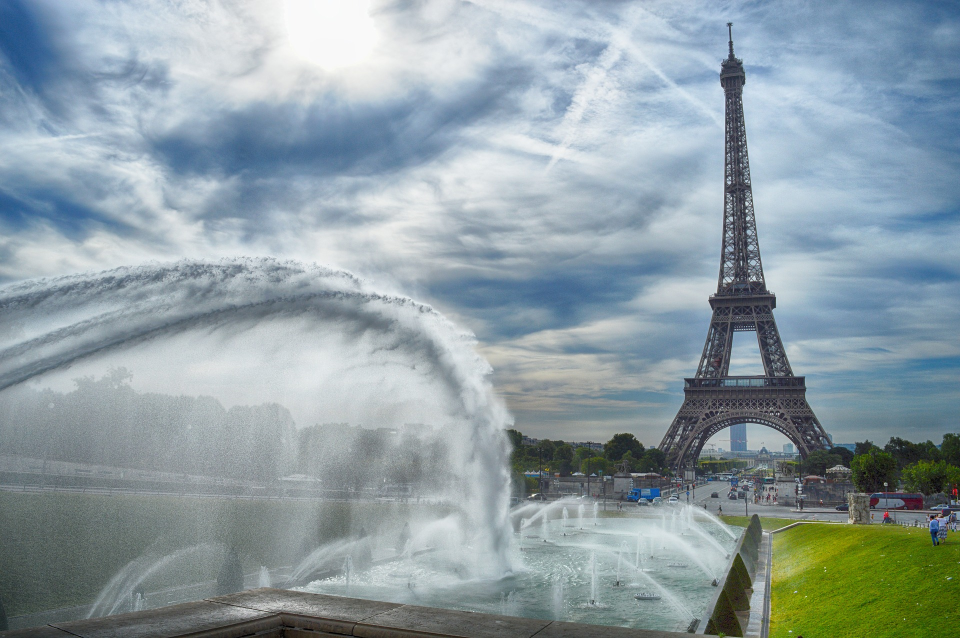
#> input picture images/my_image.jpg, 1920 x 1276 px (shown at 1/2 size)
$ jupyter execute --allow-errors Logistic.ipynb   (shell and % lines are left out)   (older library calls are emulated)
#> lines starting #> are read from the running program, lines starting #| are printed output that depends on the picture
# Logistic Regression with a Neural Network mindset

# Lab Session Setup

In order to start this lab session, we need to install the following packages to ensure all tools for data processing, image handling, and plotting are available:

- `numpy`
- `matplotlib`
- `h5py`
- `scipy`
- `Pillow`

You can install them all at once using the following command in a code cell:

```bash
pip install numpy matplotlib h5py scipy pillow

[cell 1]
# !pip install h5py pillow

## 1 - Packages ##

[cell 2]
import numpy as np
import matplotlib.pyplot as plt
import h5py
import scipy
from PIL import Image
from scipy import ndimage
from lr_utils import load_dataset

## 2 - Overview of the Problem set ##

**Problem Statement**: You are given a dataset ("data.h5") containing: <br>
    - a training set of m_train images labeled as cat (y=1) or non-cat (y=0) <br>
    - a test set of m_test images labeled as cat or non-cat <br>
    - each image is of shape (num_px, num_px, 3) where 3 is for the 3 channels (RGB). Thus, each image is square (height = num_px) and (width = num_px). <br>

You will build a simple image-recognition algorithm that can correctly classify pictures as cat or non-cat.

You will build a simple image-recognition algorithm that can correctly classify pictures as cat or non-cat.

#> (a cell that did not finish here is left out)

Many software bugs in deep learning come from having matrix/vector dimensions that don't fit. If you can keep your matrix/vector dimensions straight you will go a long way toward eliminating many bugs.

**Exercise:** Find the values for:
    - m_train (number of training examples)
    - m_test (number of test examples)
    - num_px (= height = width of a training image)
Remember that `train_set_x_orig` is a numpy-array of shape (m_train, num_px, num_px, 3). For instance, you can access `m_train` by writing `train_set_x_orig.shape[0]`.

#> (a cell that did not finish here is left out)

**Expected Output for m_train, m_test and num_px**:
<table style="width:15%">
  <tr>
    <td>**m_train**</td>
    <td> 209 </td>
  </tr>

  <tr>
    <td>**m_test**</td>
    <td> 50 </td>
  </tr>

  <tr>
    <td>**num_px**</td>
    <td> 64 </td>
  </tr>

</table>

**Exercise:** Reshape the training and test data sets so that images of size (num_px, num_px, 3) are flattened into single vectors of shape (num\_px $*$ num\_px $*$ 3, 1).

A trick when you want to flatten a matrix X of shape (a,b,c,d) to a matrix X_flatten of shape (b$*$c$*$d, a) is to use:
```python
X_flatten = X.reshape(X.shape[0], -1).T      # X.T is the transpose of X
```

#> (a cell that did not finish here is left out)

**Expected Output**:

<table style="width:35%">
  <tr>
    <td>**train_set_x_flatten shape**</td>
    <td> (12288, 209)</td>
  </tr>
  <tr>
    <td>**train_set_y shape**</td>
    <td>(1, 209)</td>
  </tr>
  <tr>
    <td>**test_set_x_flatten shape**</td>
    <td>(12288, 50)</td>
  </tr>
  <tr>
    <td>**test_set_y shape**</td>
    <td>(1, 50)</td>
  </tr>
  <tr>
  <td>**sanity check after reshaping**</td>
  <td>[17 31 56 22 33]</td>
  </tr>
</table>

#> (a cell that did not finish here is left out)

To represent color images, the red, green and blue channels (RGB) must be specified for each pixel, and so the pixel value is actually a vector of three numbers ranging from 0 to 255.

One common preprocessing step in machine learning is to center and standardize your dataset, meaning that you substract the mean of the whole numpy array from each example, and then divide each example by the standard deviation of the whole numpy array. But for picture datasets, it is simpler and more convenient and works almost as well to just divide every row of the dataset by 255 (the maximum value of a pixel channel).

<!-- During the training of your model, you're going to multiply weights and add biases to some initial inputs in order to observe neuron activations. Then you backpropogate with the gradients to train the model. But, it is extremely important for each feature to have a similar range such that our gradients don't explode. You will see that more in detail later in the lectures. !-->

Let's standardize our dataset.

#> (a cell that did not finish here is left out)

## 3 - General Architecture of the Learning Algorithm

It's time to design a simple algorithm to distinguish cat images from non-cat images.

You will build a Logistic Regression, using a Neural Network mindset. The following figure explains why **Logistic Regression is actually a very simple Neural Network!**

**Mathematical expression of the algorithm**:

For one example $x^{(i)}$:

$$
z^{(i)} = w^T x^{(i)} + b \tag{1}
$$

$$
\hat{y}^{(i)} = a^{(i)} = sigmoid(z^{(i)})\tag{2}
$$

$$
\mathcal{L}(a^{(i)}, y^{(i)}) = - y^{(i)} \log(a^{(i)}) - (1-y^{(i)}) \log(1-a^{(i)})\tag{3}
$$

The cost is then computed by summing over all training examples:

$$
J = \frac{1}{m} \sum_{i=1}^m \mathcal{L}(a^{(i)}, y^{(i)})\tag{6}
$$

## 4 - Building the parts of our algorithm ##

### 4.1 - Helper functions

**Exercise**: Using your code from "Python Basics", implement `sigmoid()`. As you've seen in the figure above, you need to compute $sigmoid( w^T x + b) = \frac{1}{1 + e^{-(w^T x + b)}}$ to make predictions. Use np.exp().

[cell 8]
# GRADED FUNCTION: sigmoid

def sigmoid(z):
    """
    Compute the sigmoid of z

    Arguments:
    z -- A scalar or numpy array of any size.

    Return:
    s -- sigmoid(z)
    """

    ### START CODE HERE ### (≈ 1 line of code)
    s = 1/(1+np.exp(-z))
    ### END CODE HERE ###

    return s

[cell 9]
print ("sigmoid([0, 2]) = " + str(sigmoid(np.array([0,2]))))

**Expected Output**:

<table>
  <tr>
    <td>**sigmoid([0, 2])**</td>
    <td> [ 0.5         0.88079708]</td>
  </tr>
</table>

### 4.2 - Initializing parameters

**Exercise:** Implement parameter initialization in the cell below. You have to initialize w as a vector of zeros. If you don't know what numpy function to use, look up np.zeros() in the Numpy library's documentation.

[cell 10]
# GRADED FUNCTION: initialize_with_zeros

def initialize_with_zeros(dim):
    """
    This function creates a vector of zeros of shape (dim, 1) for w and initializes b to 0.

    Argument:
    dim -- size of the w vector we want (or number of parameters in this case)

    Returns:
    w -- initialized vector of shape (dim, 1)
    b -- initialized scalar (corresponds to the bias)
    """

    ### START CODE HERE ### (≈ 1 line of code)
    w = np.zeros((dim, 1))
    b = 0
    ### END CODE HERE ###

    assert(w.shape == (dim, 1))
    assert(isinstance(b, float) or isinstance(b, int))

    return w, b

[cell 11]
dim = 2
w, b = initialize_with_zeros(dim)
print ("w = " + str(w))
print ("b = " + str(b))

**Expected Output**:

<table style="width:15%">
    <tr>
        <td>  ** w **  </td>
        <td> [[ 0.]
 [ 0.]] </td>
    </tr>
    <tr>
        <td>  ** b **  </td>
        <td> 0 </td>
    </tr>
</table>

For image inputs, w will be of shape (num_px $\times$ num_px $\times$ 3, 1).

### 4.3 - Forward and Backward propagation

Now that your parameters are initialized, you can do the "forward" and "backward" propagation steps for learning the parameters.

**Exercise:** Implement a function `propagate()` that computes the cost function and its gradient.

**Hints**:

Forward Propagation:
- You get X
- You compute $A = \sigma(w^T X + b) = (a^{(1)}, a^{(2)}, ..., a^{(m-1)}, a^{(m)})$
- You calculate the cost function: $J = -\frac{1}{m}\sum_{i=1}^{m}y^{(i)}\log(a^{(i)})+(1-y^{(i)})\log(1-a^{(i)})$

Here are the two formulas you will be using:

$$ \frac{\partial J}{\partial w} = \frac{1}{m}X(A-Y)^T\tag{7}$$
$$ \frac{\partial J}{\partial b} = \frac{1}{m} \sum_{i=1}^m (a^{(i)}-y^{(i)})\tag{8}$$

[cell 12]
# GRADED FUNCTION: propagate
def propagate(w, b, X, Y):
    """
    Implement the cost function and its gradient for the propagation explained above

    Arguments:
    w -- weights, a numpy array of size (num_px * num_px * 3, 1)
    b -- bias, a scalar
    X -- data of size (num_px * num_px * 3, number of examples)
    Y -- true "label" vector (containing 0 if non-cat, 1 if cat) of size (1, number of examples)

    Return:
    cost -- negative log-likelihood cost for logistic regression
    dw -- gradient of the loss with respect to w, thus same shape as w
    db -- gradient of the loss with respect to b, thus same shape as b

    Tips:
    - Write your code step by step for the propagation. np.log(), np.dot()
    """

    m = X.shape[1]

    # FORWARD PROPAGATION (FROM X TO COST)
    ### START CODE HERE ### (≈ 2 lines of code)
    A = sigmoid(np.dot(w.T, X) + b)  # compute activation
    cost = -1/m * np.sum(Y*np.log(A) + (1-Y)*np.log(1-A))  # compute cost
    ### END CODE HERE ###

    # BACKWARD PROPAGATION (TO FIND GRAD)
    ### START CODE HERE ### (≈ 2 lines of code)
    dw = 1/m * np.dot(X, (A-Y).T)
    db = 1/m * np.sum(A-Y)
    ### END CODE HERE ###

    assert(dw.shape == w.shape)
    assert(db.dtype == float)
    cost = np.squeeze(cost)
    assert(cost.shape == ())

    grads = {"dw": dw,
             "db": db}

    return grads, cost

[cell 13]
w, b, X, Y = np.array([[1.],[2.]]), 2., np.array([[1.,2.,-1.],[3.,4.,-3.2]]), np.array([[1,0,1]])
grads, cost = propagate(w, b, X, Y)
print ("dw = " + str(grads["dw"]))
print ("db = " + str(grads["db"]))
print ("cost = " + str(cost))

**Expected Output**:

<table style="width:50%">
    <tr>
        <td>  ** dw **  </td>
      <td> [[ 0.99845601]
     [ 2.39507239]]</td>
    </tr>
    <tr>
        <td>  ** db **  </td>
        <td> 0.00145557813678 </td>
    </tr>
    <tr>
        <td>  ** cost **  </td>
        <td> 5.801545319394553 </td>
    </tr>

</table>

### 4.4 - Optimization
- You have initialized your parameters.
- You are also able to compute a cost function and its gradient.
- Now, you want to update the parameters using gradient descent.

**Exercise:** Write down the optimization function. The goal is to learn $w$ and $b$ by minimizing the cost function $J$. For a parameter $\theta$, the update rule is $ \theta = \theta - \alpha \text{ } d\theta$, where $\alpha$ is the learning rate.

[cell 14]
# GRADED FUNCTION: optimize

def optimize(w, b, X, Y, num_iterations, learning_rate, print_cost = False):
    """
    This function optimizes w and b by running a gradient descent algorithm

    Arguments:
    w -- weights, a numpy array of size (num_px * num_px * 3, 1)
    b -- bias, a scalar
    X -- data of shape (num_px * num_px * 3, number of examples)
    Y -- true "label" vector (containing 0 if non-cat, 1 if cat), of shape (1, number of examples)
    num_iterations -- number of iterations of the optimization loop
    learning_rate -- learning rate of the gradient descent update rule
    print_cost -- True to print the loss every 100 steps

    Returns:
    params -- dictionary containing the weights w and bias b
    grads -- dictionary containing the gradients of the weights and bias with respect to the cost function
    costs -- list of all the costs computed during the optimization, this will be used to plot the learning curve.

    Tips:
    You basically need to write down two steps and iterate through them:
        1) Calculate the cost and the gradient for the current parameters. Use propagate().
        2) Update the parameters using gradient descent rule for w and b.
    """
#> called with w = array of shape (2, 1), b = 2, X = array of shape (2, 3), Y = array of shape (1, 3), num_iterations = 100, learning_rate = 0.009, print_cost = False

    costs = []

    for i in range(num_iterations):


        # Cost and gradient calculation (≈ 1-4 lines of code)
        ### START CODE HERE ###
        grads, cost = propagate(w, b, X, Y)
        ### END CODE HERE ###

        # Retrieve derivatives from grads
        dw = grads["dw"]
        db = grads["db"]

        # update rule (≈ 2 lines of code)
        ### START CODE HERE ###
        w = w - (learning_rate*dw)
        b = b - (learning_rate*db)
        ### END CODE HERE ###

        # Record the costs
        if i % 100 == 0:
            costs.append(cost)

        # Print the cost every 100 training iterations
        if print_cost and i % 100 == 0:
            print ("Cost after iteration %i: %f" %(i, cost))

    params = {"w": w,
              "b": b}

    grads = {"dw": dw,
             "db": db}

    return params, grads, costs

[cell 15]
params, grads, costs = optimize(w, b, X, Y, num_iterations= 100, learning_rate = 0.009, print_cost = False)

print ("w = " + str(params["w"]))
print ("b = " + str(params["b"]))
print ("dw = " + str(grads["dw"]))
print ("db = " + str(grads["db"]))

[cell 16]
import matplotlib.pyplot as plt
print(plt.plot(costs))
plt.show()
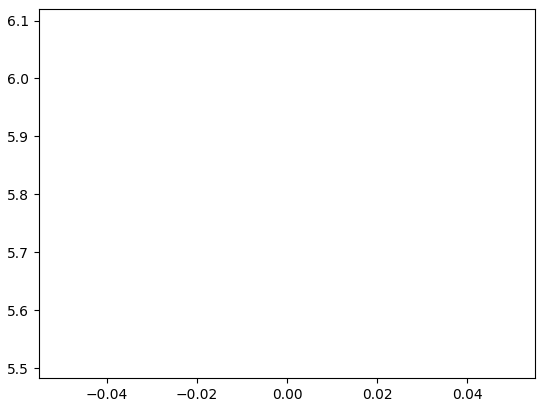
#> figure drawn by matplotlib, 1 panel

**Expected Output**:
<table style="width:40%">
    <tr>
       <td> **w** </td>
       <td>[[ 0.19033591] [ 0.12259159]] </td>
    </tr>
    <tr>
       <td> **b** </td>
       <td> 1.92535983008 </td>
    </tr>
    <tr>
       <td> **dw** </td>
       <td> [[ 0.67752042]
 [ 1.41625495]] </td>
    </tr>
    <tr>
       <td> **db** </td>
       <td> 0.219194504541 </td>
    </tr>
</table>

**Exercise:** The previous function will output the learned w and b. We are able to use w and b to predict the labels for a dataset X. Implement the `predict()` function. There are two steps to computing predictions:

1. Calculate $\hat{Y} = A = \sigma(w^T X + b)$

2. Convert the entries of a into 0 (if activation <= 0.5) or 1 (if activation > 0.5), stores the predictions in a vector `Y_prediction`. If you wish, you can use an `if`/`else` statement in a `for` loop (though there is also a way to vectorize this).

[cell 17]
# GRADED FUNCTION: predict

def predict(w, b, X):
    '''
    Predict whether the label is 0 or 1 using learned logistic regression parameters (w, b)

    Arguments:
    w -- weights, a numpy array of size (num_px * num_px * 3, 1)
    b -- bias, a scalar
    X -- data of size (num_px * num_px * 3, number of examples)

    Returns:
    Y_prediction -- a numpy array (vector) containing all predictions (0/1) for the examples in X
    '''

    m = X.shape[1]
    Y_prediction = np.zeros((1,m))
    w = w.reshape(X.shape[0], 1)

    # Compute vector "A" predicting the probabilities of a cat being present in the picture
    ### START CODE HERE ### (≈ 1 line of code)
    A = sigmoid(np.dot(w.T, X) + b)  # Dimentions = (1, m)
    ### END CODE HERE ###

    Y_prediction = (A >= 0.5) * 1.0

    assert(Y_prediction.shape == (1, m))

    return Y_prediction

[cell 18]
w = np.array([[0.1124579],[0.23106775]])
b = -0.3
X = np.array([[1.,-1.1,-3.2],[1.2,2.,0.1]])
print ("predictions = " + str(predict(w, b, X)))

**Expected Output**:

<table style="width:30%">
    <tr>
         <td>
             **predictions**
         </td>
          <td>
            [[ 1.  1.  0.]]
         </td>
   </tr>

</table>

<font color='blue'>
**What to remember:**
You've implemented several functions that:
- Initialize (w,b)
- Optimize the loss iteratively to learn parameters (w,b):
    - computing the cost and its gradient
    - updating the parameters using gradient descent
- Use the learned (w,b) to predict the labels for a given set of examples

## 5 - Merge all functions into a model ##

You will now see how the overall model is structured by putting together all the building blocks (functions implemented in the previous parts) together, in the right order.

**Exercise:** Implement the model function. Use the following notation:
    - Y_prediction_test for your predictions on the test set
    - Y_prediction_train for your predictions on the train set
    - w, costs, grads for the outputs of optimize()

[cell 19]
# GRADED FUNCTION: model

# [48 lines left out: function model, not called in this run]

Run the following cell to train your model.

#> (a cell that did not finish here is left out)

**Expected Output**:
<table style="width:40%">
    <tr>
        <td> **Cost after iteration 0 **  </td>
        <td> 0.693147 </td>
    </tr>
      <tr>
        <td> <center> $\vdots$ </center> </td>
        <td> <center> $\vdots$ </center> </td>
    </tr>
    <tr>
        <td> **Train Accuracy**  </td>
        <td> 99.04306220095694 % </td>
    </tr>
    <tr>
        <td>**Test Accuracy** </td>
        <td> 70.0 % </td>
    </tr>
</table>

**Comment**: Training accuracy is close to 100%. This is a good sanity check: your model is working and has high enough capacity to fit the training data. Test accuracy is 68%. It is actually not bad for this simple model, given the small dataset we used and that logistic regression is a linear classifier. But no worries, you'll build an even better classifier next week!

Also, you see that the model is clearly overfitting the training data. Later in this specialization you will learn how to reduce overfitting, for example by using regularization. Using the code below (and changing the `index` variable) you can look at predictions on pictures of the test set.

[cell 21]
# Example of a picture that was wrongly classified.
# index = 25
# plt.imshow(test_set_x[:,index].reshape((num_px, num_px, 3)))
# print ("y = " + str(test_set_y[0,index]) + ", you predicted that it is a \"" +
#        classes[d["Y_prediction_test"][0,index]].decode("utf-8") +
#        "\" picture.")

index = 25
#> (the rest of this cell did not finish here and is left out)

Let's also plot the cost function and the gradients.

#> (a cell that did not finish here is left out)

**Interpretation**:
You can see the cost decreasing. It shows that the parameters are being learned. However, you see that you could train the model even more on the training set. Try to increase the number of iterations in the cell above and rerun the cells. You might see that the training set accuracy goes up, but the test set accuracy goes down. This is called overfitting.

## 6 - Further analysis (optional/ungraded exercise) ##

Congratulations on building your first image classification model. Let's analyze it further, and examine possible choices for the learning rate $\alpha$.

#### Choice of learning rate ####

**Reminder**:
In order for Gradient Descent to work you must choose the learning rate wisely. The learning rate $\alpha$  determines how rapidly we update the parameters. If the learning rate is too large we may "overshoot" the optimal value. Similarly, if it is too small we will need too many iterations to converge to the best values. That's why it is crucial to use a well-tuned learning rate.

Let's compare the learning curve of our model with several choices of learning rates. Run the cell below. This should take about 1 minute. Feel free also to try different values than the three we have initialized the `learning_rates` variable to contain, and see what happens.

[cell 23]
learning_rates = [0.01, 0.001, 0.0001]
models = {}
#> (the rest of this cell did not finish here and is left out)

**Interpretation**:
- Different learning rates give different costs and thus different predictions results.
- If the learning rate is too large (0.01), the cost may oscillate up and down. It may even diverge (though in this example, using 0.01 still eventually ends up at a good value for the cost).
- A lower cost doesn't mean a better model. You have to check if there is possibly overfitting. It happens when the training accuracy is a lot higher than the test accuracy.
- In deep learning, we usually recommend that you:
    - Choose the learning rate that better minimizes the cost function.
    - If your model overfits, use other techniques to reduce overfitting. (We'll talk about this in later videos.)

## 7 - Test with your own image (optional/ungraded exercise) ##

Congratulations on finishing this assignment. You can use your own image and see the output of your model. To do that:
    1. Click on "File" in the upper bar of this notebook, then click "Open" to go on your Coursera Hub.
    2. Add your image to this Jupyter Notebook's directory, in the "images" folder
    3. Change your image's name in the following code
    4. Run the code and check if the algorithm is right (1 = cat, 0 = non-cat)!

[cell 24]
# [16 lines of commented-out code are left out]
my_image = "my_image.jpg"
## END CODE HERE ##
fname = "images/" + my_image
# read image
image = np.array(Image.open(fname))
#> image is the input picture: shape (1276, 1920, 3); mean R, G, B 142.9, 158.3, 164.1
# normalize
image = image / 255.
# resize
#> (the rest of this cell did not finish here and is left out)
